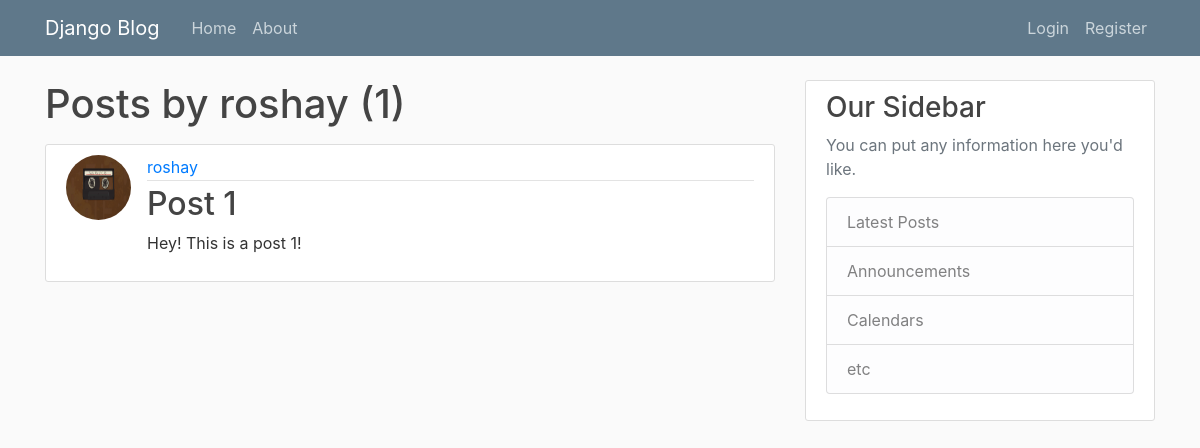
Page /user/roshay/ on the earlier database version.
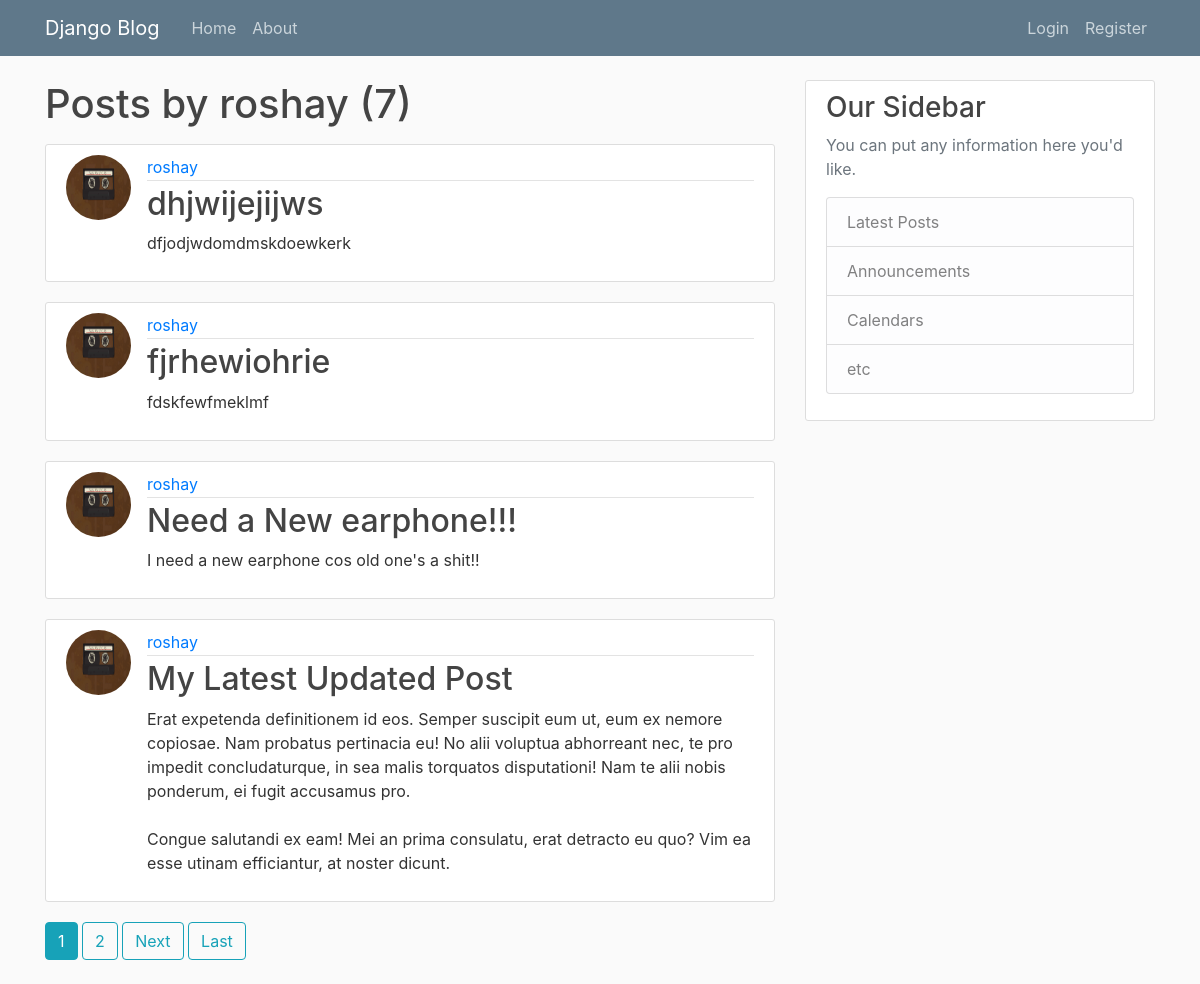
Same page on the later database version.
### blog/models.py (models this page shows, shortened)
class Post(models.Model):
    title = models.CharField(max_length = 100)
    content = models.TextField()
    time_posted = models.DateTimeField(default=timezone.now)
    author = models.ForeignKey(User, on_delete = models.CASCADE)#basically telling django to delete the post if the user gets deleted

### users/models.py (models this page shows, shortened)
class Profile(models.Model):
    user = models.OneToOneField(User, on_delete = models.CASCADE)
    image = models.ImageField(default = 'default.jpg', upload_to = 'profile_pics')
    """docstring for ."""

### blog/views.py (the view)
# urls.py: path('user/<str:username>/', UserPostListView.as_view(), name = 'user-posts'),
class UserPostListView(ListView):
    model = Post
    template_name = 'blog/user_posts.html'
    context_object_name = 'posts'
    paginate_by = 4
    def get_queryset(self):
        user = get_object_or_404(User, username = self.kwargs.get('username'))
        return Post.objects.filter(author=user).order_by('-time_posted')

### blog/templates/blog/user_posts.html (shortened to what this page needs)
{% extends "blog/base.html" %}
{% block content %}
    <h1 class="mb-3">Posts by {{ view.kwargs.username }} ({{ page_obj.paginator.count }})</h1>
    {% for post in posts %}
        <article class="media content-section">
          <img class="rounded-circle article-img" src="{{ post.author.profile.image.url }}">
          <div class="media-body">
            <div class="article-metadata">
              <a class="mr-2" href="{% url 'user-posts' post.author.username %}">{{ post.author }}</a>
            </div>
            <h2><a class="article-title" href="{% url 'post-detail' post.id %}">{{ post.title }}</a></h2>
            <p class="article-content">{{ post.content }}</p>
          </div>
        </article>
    {% endfor %}
    {% if is_paginated %}
      {% for num in page_obj.paginator.page_range %}
        {% if page_obj.number == num %}
          <a class="btn btn-info mb-4" href="?page={{ num }}">{{ num }}</a>
        {% elif num > page_obj.number|add:'-3' and num < page_obj.number|add:'3' %}
          <a class="btn btn-outline-info mb-4" href="?page={{ num }}">{{ num }}</a>
        {% endif %}
      {% endfor %}
      {% if page_obj.has_next %}
        <a class="btn btn-outline-info mb-4" href="?page={{ page_obj.next_page_number }}">Next</a>
        <a class="btn btn-outline-info mb-4" href="?page={{ page_obj.paginator.num_pages }}">Last</a>
      {% endif %}
    {% endif %}
{% endblock content %}

### blog/templates/blog/base.html (shortened to what this page needs)
{%load static%}
<!DOCTYPE html>
<html lang="en" dir="ltr">
  <head>
    <link rel="stylesheet" href="https://maxcdn.bootstrapcdn.com/bootstrap/4.0.0/css/bootstrap.min.css">
    <link rel="stylesheet" type="text/css" href="{%static 'blog/main.css' %}">
  </head>
  <body>
    <header class="site-header">
    <nav class="navbar navbar-expand-md navbar-dark bg-steel fixed-top">
      <div class="container">
        <a class="navbar-brand mr-4" href="{% url 'blog-home' %}">Django Blog</a>
        <div class="collapse navbar-collapse" id="navbarToggle">
          <div class="navbar-nav mr-auto">
            <a class="nav-item nav-link" href="{% url 'blog-home' %}">Home</a>
            <a class="nav-item nav-link" href="{% url 'blog-about' %}">About</a>
          </div>
          <div class="navbar-nav">
            {% if user.is_authenticated %}
            <a class="nav-item nav-link" href="{% url 'post-create' %}">New Post</a>
            <a class="nav-item nav-link" href="{% url 'profile' %}">Profile</a>
            <a class="nav-item nav-link" href="{% url 'logout' %}">Logout</a>
            {% else %}
            <a class="nav-item nav-link" href="{% url 'login' %}">Login</a>
            <a class="nav-item nav-link" href="{%url 'register' %}">Register</a>
            {% endif %}
          </div>
        </div>
      </div>
    </nav>
  </header>
  <main role="main" class="container">
<div class="row">
  <div class="col-md-8">
    {% block content %}{% endblock %}
  </div>
  <div class="col-md-4">
    <div class="content-section">
      <h3>Our Sidebar</h3>
      <p class='text-muted'>You can put any information here you'd like.
        <ul class="list-group">
          <li class="list-group-item list-group-item-light">Latest Posts</li>
          <li class="list-group-item list-group-item-light">Announcements</li>
          <li class="list-group-item list-group-item-light">Calendars</li>
          <li class="list-group-item list-group-item-light">etc</li>
        </ul>
      </p>
    </div>
  </div>
</div>
</main>
  </body>
</html>

### blog/static/blog/main.css (style rules this page uses)
body { background: #fafafa; color: #333333; margin-top: 5rem; }
h1, h2, h3, h4, h5, h6 { color: #444444; }
ul { margin: 0; }
.bg-steel { background-color: #5f788a; }
.site-header .navbar-nav .nav-link { color: #cbd5db; }
.content-section { background: #ffffff; padding: 10px 20px; border: 1px solid #dddddd; border-radius: 3px; margin-bottom: 20px; }
.article-title { color: #444444; }
.article-content { white-space: pre-line; }
.article-img { height: 65px; width: 65px; margin-right: 16px; }
.article-metadata { padding-bottom: 1px; margin-bottom: 4px; border-bottom: 1px solid #e3e3e3 }

Differences in the rows shown:
no longer on this page (row unchanged): Post: author.profile.image (picture), author "roshay", title "Post 1", content "Hey! This is a post 1!"
added Post: author.profile.image (picture), author "roshay", title "dhjwijejijws", content "dfjodjwdomdmskdoewkerk"
added Post: author.profile.image (picture), author "roshay", title "fjrhewiohrie", content "fdskfewfmeklmf"
added Post: author.profile.image (picture), author "roshay", title "Need a New earphone!!!", content "I need a new earphone cos old one's a shit!!"
added Post: author.profile.image (picture), author "roshay", title "My Latest Updated Post", content "Erat expetenda definitionem id eos. Semper suscipit eum ut, eum ex nemore copiosae. Nam probatus pertinacia eu! No alii voluptua abhorreant nec, te pro impedit concludaturque, in sea malis torquatos disputationi! Nam te alii nobis ponderum, ei fugit accusamus pro. Congue salutandi ex eam! Mei an prima consulatu, erat detracto eu quo? Vim ea esse utinam efficiantur, at noster dicunt."
Other differences:
{{ page_obj.paginator.count }}: "1" → "7"
new list line: "1"
new list line: "2"
text now shown: "Next Last"
